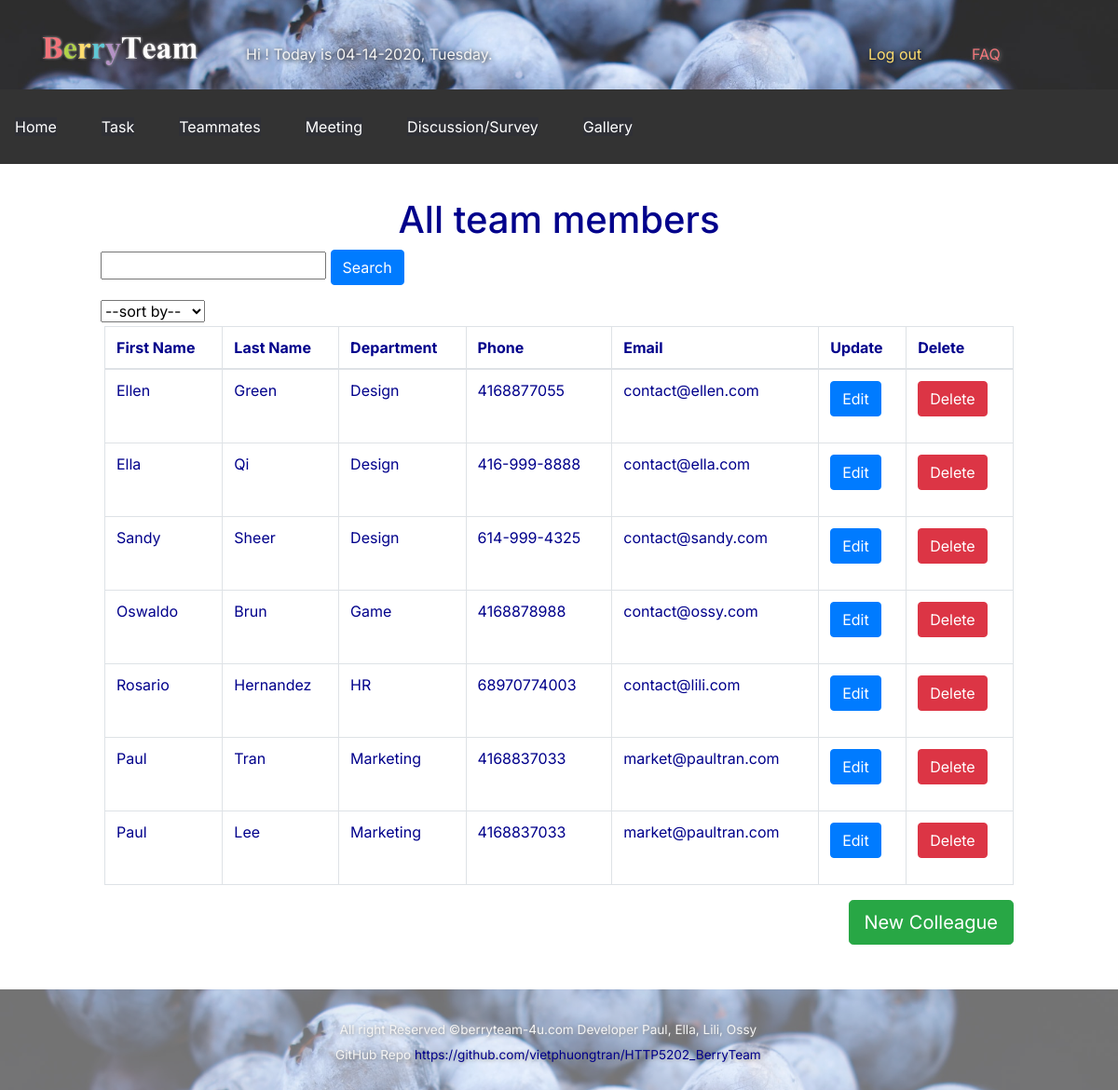
Page /Colleague/list.php on the committed database.
### tables this page shows
CREATE TABLE `colleagues` (
  `id` int(225) NOT NULL,
  `fname` varchar(550) NOT NULL,
  `lname` varchar(550) NOT NULL,
  `department` varchar(550) NOT NULL,
  `phone` varchar(550) NOT NULL,
  `email` varchar(5555) NOT NULL
);

### Classes/colleague.php (called while the page is built, shortened)
<?php
class Colleague {
    public function listColleague($dbcon) {
        $sql = "SELECT * FROM colleagues ORDER BY department";
        $pdobtm = $dbcon->prepare($sql);
        $pdobtm->execute();
        $colleagues = $pdobtm->fetchAll(PDO::FETCH_ASSOC);
        return $colleagues;
    }
}

### Colleague/list.php (the view, shortened to what this page needs)
<?php
require_once '../Classes/databaseserver.php';
require_once '../Classes/colleague.php';
$dbcon = dbConnect::getDb();
$c = new allcolleagues();
$colleagues = $c->listColleague($dbcon);
$searchContent = "";
?>
<html lang="en">
    <head>
        <link rel="stylesheet" href="https://maxcdn.bootstrapcdn.com/bootstrap/4.0.0/css/bootstrap.min.css">
        <link rel="stylesheet" href="../Stylesheets/uniform.css">
        <link rel="stylesheet" type="text/css" href="../Stylesheets/navigation.css">
    </head>
    <body>
        <? include '../includes/header-landing.php' ?>
        <? include '../includes/navigation.php' ?>
        <div class="maincontainer">
            <p class="h1 text-center">All team members</p>
            <div class="s-1">
                <form action="search.php" method="post">
                    <input type="text" name="searchContent" value="<?= $searchContent; ?>">
                    <input type="submit" class="button btn btn-primary" name="searchColleague" value="Search"/>
                </form>
                <select>
                    <option>--sort by--</option>
                </select>
            </div>
            <div class="m-1">
                <table class="table table-bordered tbl">
                    <thead>
                    <tr>
                        <th scope="col">First Name</th>
                        <th scope="col">Last Name</th>
                        <th scope="col">Department</th>
                        <th scope="col">Phone</th>
                        <th scope="col">Email</th>
                        <th scope="col">Update</th>
                        <th scope="col">Delete</th>
                    </tr>
                    </thead>
                    <tbody>
                    <?php foreach ($colleagues as $colleague) { ?>
                        <tr>
                            <td><?= $colleague['fname'] ?></td>
                            <td><?= $colleague['lname'] ?></td>
                            <td><?= $colleague['department'] ?></td>
                            <td><?= $colleague['phone'] ?></td>
                            <td><?= $colleague['email'] ?></td>
                            <td>
                                <form action="update.php" method="post">
                                    <input type="submit" class="button btn btn-primary" name="updateColleague" value="Edit"/>
                                </form>
                            </td>
                            <td>
                                <form action="delete.php" method="post">
                                    <input type="submit" class="button btn btn-danger" name="deleteColleague" value="Delete"/>
                                </form>
                            </td>
                        </tr>
                    <?php } ?>
                    </tbody>
                </table>
                <a href="add.php" id="btn_addColleague" class="btn btn-success btn-lg float-right">New Colleague</a>
            </div>
        </div>
        <? include '../includes/footer-landing.php' ?>
    </body>
</html>

### includes/header-landing.php
<?php
$username = "";
$gdate = date("m-d-Y") . ",  " . date("l");
?>
<header id="la-header">
    <div class="la-logo">
        <a href="../index.php"><img class="la-logoimg" src="../img/logo.png" alt="logo"></a>
    </div>
    <div class="la-greeting">
        Hi ! <?= $username; ?> <span>Today is <?= $gdate; ?>.</span>
    </div>
    <div class="la-log">
        <button class="la-logout">
            <a href="">Log out</a>
        </button>
        <button class="la-faq">
            <a href="../faq/listfaq.php">FAQ</a>
        </button>
    </div>
</header>

### includes/navigation.php (shortened to what this page needs)
<?php
function navigation()
{
    echo "<ul id='menu'>";
    $navigation = ['../index.php' => 'Home', '../task/list.php' => 'Task', '../Colleague/list.php' => 'Teammates', 'Meeting' => 'Meeting', '../discussion/list.php' => 'Discussion/Survey', '../gallery/gallery.php' => 'Gallery'];
    foreach ($navigation as $key => $value) {
        echo '<li><a href="'.$key.'">' . $value . '</a></li>';
    }
    echo "</ul>";
}
?>
<div id="nav-bar">
    <?php
    navigation();
    ?>
</div>

### includes/footer-landing.php (shortened to what this page needs)
<footer id="la-footer">
    <div class="la-footer-content">
        <div class="la-copyright">
            All right Reserved ©berryteam-4u.com
            Developer   Paul, Ella, Lili, Ossy <br>
            GitHub Repo <a href="https://github.com/vietphuongtran/HTTP5202_BerryTeam">https://github.com/vietphuongtran/HTTP5202_BerryTeam</a>
        </div>
    </div>
</footer>

### Stylesheets/uniform.css (style rules this page uses)
body { margin: 0; padding: 0; font-family: 'Inter', sans-serif; color: darkblue; min-height:100%; }
a { text-decoration: none; color: inherit; }
.maincontainer { min-height: 60%; padding: 3vw 9vw; }
#la-header { width: 100%; height: 8vw; position: relative; margin: 0; padding: 0; display: flex; flex-flow: row wrap; }
#la-header::after { content: ""; background-image: url("../img/PhotobyJeremyRickettsonUnsplash.jpg"); background-size: cover; opacity: 0.9; top: -3vw; left: 0; bottom: 0; right: 0; position: absolute; z-index: -1; }
.la-logo { margin: 2.5vw 3vw; z-index: 1; }
.la-logoimg { width: 15vw; z-index: 1; }
.la-greeting { margin: 3.8vw 1vw; font-size: 1em; color: whitesmoke; text-shadow: 1px 1px 5px #000; }
.la-logout { width: 8vw; border: none; padding: 0.8vw 0.2vw; font-size: 1em; background: none; color: #ffdd6e; text-shadow: 1px 1px 5px #000; margin-left: 31vw; margin-top: 3vw; position: relative; }
.la-faq { font-size: 1em; margin-left: 2vw; margin-top: 3vw; border: none; background: none; color: #EF767A; text-shadow: 1px 1px 4px gray; }
#la-footer { width: 100%; height: 6vw; position: relative; text-align: center; margin-top: 8vw; position: relative; text-align: center; }
#la-footer::after { content: ""; background-image: url("../img/PhotobyJeremyRickettsonUnsplash.jpg"); background-size: cover; opacity: 0.6; top: -3vw; left: 0; bottom: 0; right: 0; position: absolute; z-index: -1; }
.la-footer-content { width: 40%; margin: 0 auto; text-align: center; }
.la-copyright { position: absolute; bottom: 2vw ; font-size: 0.85em; line-height: 2em; color: whitesmoke; text-align: center; text-shadow: 1px 1px 4px gray; }
.la-copyright a { color: darkblue; }

### Stylesheets/navigation.css (style rules this page uses)
ul { list-style-type: none; background-color: #333; padding: 1em; margin: 0; }
li { display: inline; color: white; text-align: center; padding-right: 3em; }
li a { text-align: center; line-height: 3em; color: #fff; background: #2f3036; text-decoration: none; }

### rows in the picture
colleagues: fname "Ellen", lname "Green", department "Design", phone "4168877055", email "contact@ellen.com"
colleagues: fname "Ella", lname "Qi", department "Design", phone "416-999-8888", email "contact@ella.com"
colleagues: fname "Sandy", lname "Sheer", department "Design", phone "614-999-4325", email "contact@sandy.com"
colleagues: fname "Oswaldo", lname "Brun", department "Game", phone "4168878988", email "contact@ossy.com"
colleagues: fname "Rosario", lname "Hernandez", department "HR", phone "68970774003", email "contact@lili.com"
colleagues: fname "Paul", lname "Tran", department "Marketing", phone "4168837033", email "market@paultran.com"
colleagues: fname "Paul", lname "Lee", department "Marketing", phone "4168837033", email "market@paultran.com"

### other values in the picture
$value "Home"
$value "Task"
$value "Teammates"
$value "Meeting"
$value "Discussion/Survey"
$value "Gallery"
